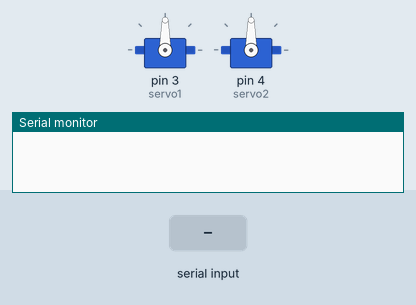
Recording of a sketch running on a simulated Arduino Uno, built with avr-gcc and run on an emulated ATmega328P. Shown: 2 × servo, the last lines printed to the serial monitor. Inputs (shaded band) come from the test bench.

Above: at 1.2 s.
1.3 s: "I" received over Serial
At 2.6 s:
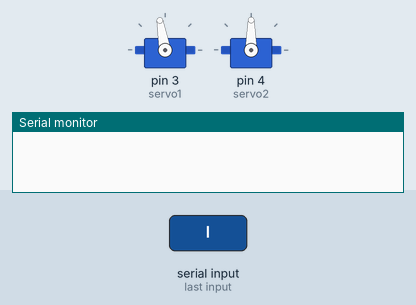
4.3 s: "a" received over Serial
At 5.0 s:
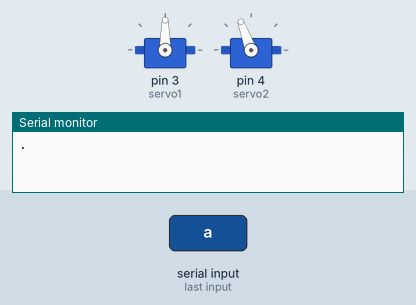
5.8 s: "d" received over Serial
At 7.0 s:
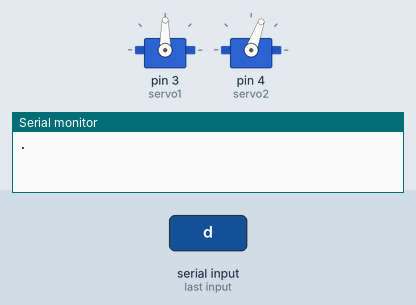
7.3 s: "s" received over Serial
At 8.5 s:
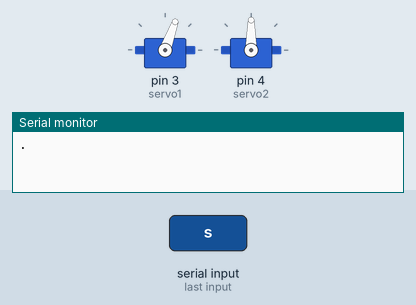
8.8 s: "q" received over Serial
At 9.4 s:
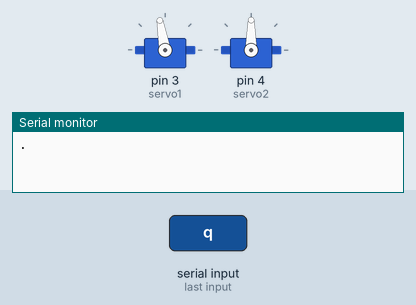
10.3 s: "i" received over Serial
At 11.4 s:
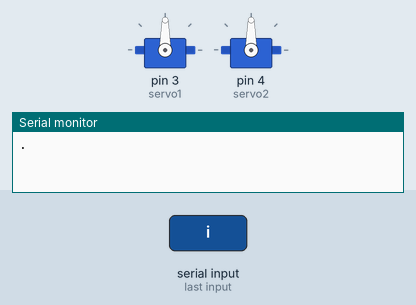
Timing chart, 0 to 13.2 s (numbered marks = the images above; inputs shaded):
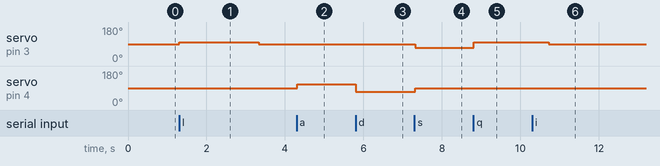

The sketch:

robot_firsttry.ino
```cpp
#include <Servo.h>
  int control = 4;
  Servo servo1;
  Servo servo2;
  int d = 1.5;
  int countcycle = 0;
  void setup() {
  // put your setup code here, to run once:
   Serial.begin(9600);
   servo1.attach(3);
   servo2.attach(4);

}

void loop() {
  // put your main code here, to run repeatedly:
    if (Serial.available() > 0) {
                // read the incoming byte
                char control_read = Serial.read();
                if (control != (int) control_read)
                    countcycle = 0;
                // say what you got:
                control = (int)control_read;
                // Serial.print("I received:");
                // Serial.print(control);
   }
  if (control =='w'){
      servo1.write(110);
      servo2.write(90);
      countcycle++;
  }
  else if (control =='a'){
    servo1.write(90);
    servo2.write(110);
    countcycle++;
  }
  else if (control == 'd'){
     servo1.write(90);
     servo2.write(70);
     countcycle++;
  }
  else if (control == 's'){
     servo1.write(70);
     servo2.write(90);
    countcycle++;
  }
  else if (control == 'q'){
     servo1.write(100);
     servo2.write(90);
    countcycle++;
  }
  else if (control == 'e'){
     servo1.write(115);
     servo2.write(90);
    countcycle++;
  }
  else if (control =='i'){
      servo1.write(100);
      servo2.write(90);
      countcycle++;
      if (countcycle >= 20) {
        control = 'h';
      }
  }
  else if (control =='I'){
      servo1.write(100);
      servo2.write(90);
      countcycle++;
      if (countcycle >= 100) {
        control = 'h';
        Serial.print('.');
      }
  }
  else if (control =='j'){
      servo1.write(90);
      servo2.write(110);
      countcycle++;
      if (countcycle >= 68) {
        control = 'h';
        Serial.print('.');
      }
  }
  else if(control =='o' ){
      servo1.write(90);
      servo2.write(70);
      countcycle++;
      if (countcycle >= 200) { //264 rotate 360 degree
        control = 'h';
      }
  }
  else if(control =='O' ){
      servo1.write(90);
      servo2.write(70);
      countcycle++;
      if (countcycle >= 264) { //rotate 360 degree
        control = 'h';
        Serial.print('.');
      }
  }
  else if (control == 'l'){
     servo1.write(90);
     servo2.write(70);
     countcycle++;
      if (countcycle >= 55) {
        control = 'h';
        Serial.print('.');
      }
  }
  else if (control =='k'){
      servo1.write(90);
      servo2.write(110);
      countcycle++;
      if (countcycle >= 218) {
        control = 'h';
        Serial.print('.');
      }
  }
  else{
    servo1.write(90);
    servo2.write(90);
  }

  delay(20);
  // Serial.print("control is");
  // Serial.print(control);
  // Serial.println(" ");
  // Serial.println("need" );
  // Serial.print(countcycle);
}
```

Measured:
- after the input at 1.3 s, servo on pin 3 (servo1): 90° → 100° at once, → 90° 2.0 s later
- after the input at 4.3 s, servo on pin 4 (servo2): 90° → 110° at once
- after the input at 5.8 s, servo on pin 4 (servo2): 110° → 70° at once
- after the input at 7.3 s, servo on pin 3 (servo1): 90° → 70° at once; servo on pin 4 (servo2): 70° → 90° at once
- after the input at 8.8 s, servo on pin 3 (servo1): 70° → 100° at once
- after the input at 10.3 s, servo on pin 3 (servo1): 100° → 90° after 0.42 s
